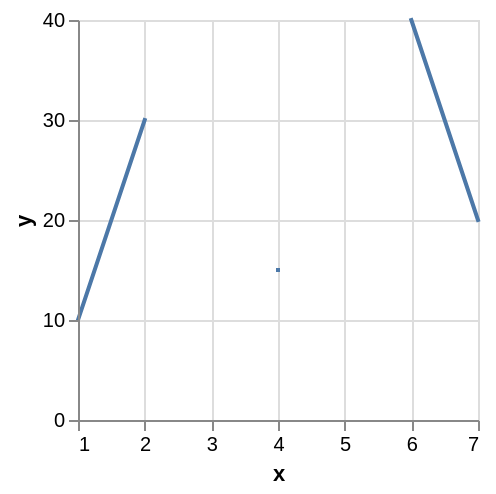

Vega-Lite specification for this chart:
### Vega specification from a JSON file in a GitHub repository (floating-point values rounded to 4 significant figures)
{"$schema": "https://vega.github.io/schema/vega/v5.json", "autosize": "pad", "padding": 5, "width": 200, "height": 200, "style": "cell", "data": [{"name": "source_0", "values": [{"x": 1, "y": 10}, {"x": 2, "y": 30}, {"x": 3, "y": null}, {"x": 4, "y": 15}, {"x": 5, "y": null}, {"x": 6, "y": 40}, {"x": 7, "y": 20}]}, {"name": "data_0", "source": "source_0", "transform": [{"type": "formula", "expr": "toNumber(datum[\"x\"])", "as": "x"}, {"type": "formula", "expr": "toNumber(datum[\"y\"])", "as": "y"}]}], "marks": [{"name": "marks", "type": "line", "style": ["line"], "sort": {"field": "datum[\"x\"]", "order": "descending"}, "from": {"data": "data_0"}, "encode": {"update": {"strokeCap": {"value": "square"}, "stroke": {"value": "#4c78a8"}, "tooltip": {"signal": "{\"x\": format(datum[\"x\"], \"\"), \"y\": format(datum[\"y\"], \"\")}"}, "x": {"scale": "x", "field": "x"}, "y": {"scale": "y", "field": "y"}, "defined": {"signal": "datum[\"x\"] !== null && !isNaN(datum[\"x\"]) && datum[\"y\"] !== null && !isNaN(datum[\"y\"])"}}}}], "scales": [{"name": "x", "type": "linear", "domain": {"data": "data_0", "field": "x"}, "range": [0, {"signal": "width"}], "nice": true, "zero": false}, {"name": "y", "type": "linear", "domain": {"data": "data_0", "field": "y"}, "range": [{"signal": "height"}, 0], "nice": true, "zero": true}], "axes": [{"scale": "x", "orient": "bottom", "grid": false, "title": "x", "labelFlush": true, "labelOverlap": true, "tickCount": {"signal": "ceil(width/40)"}, "zindex": 1}, {"scale": "x", "orient": "bottom", "gridScale": "y", "grid": true, "tickCount": {"signal": "ceil(width/40)"}, "domain": false, "labels": false, "maxExtent": 0, "minExtent": 0, "ticks": false, "zindex": 0}, {"scale": "y", "orient": "left", "grid": false, "title": "y", "labelOverlap": true, "tickCount": {"signal": "ceil(height/40)"}, "zindex": 1}, {"scale": "y", "orient": "left", "gridScale": "x", "grid": true, "tickCount": {"signal": "ceil(height/40)"}, "domain": false, "labels": false, "maxExtent": 0, "minExtent": 0, "ticks": false, "zindex": 0}]}
